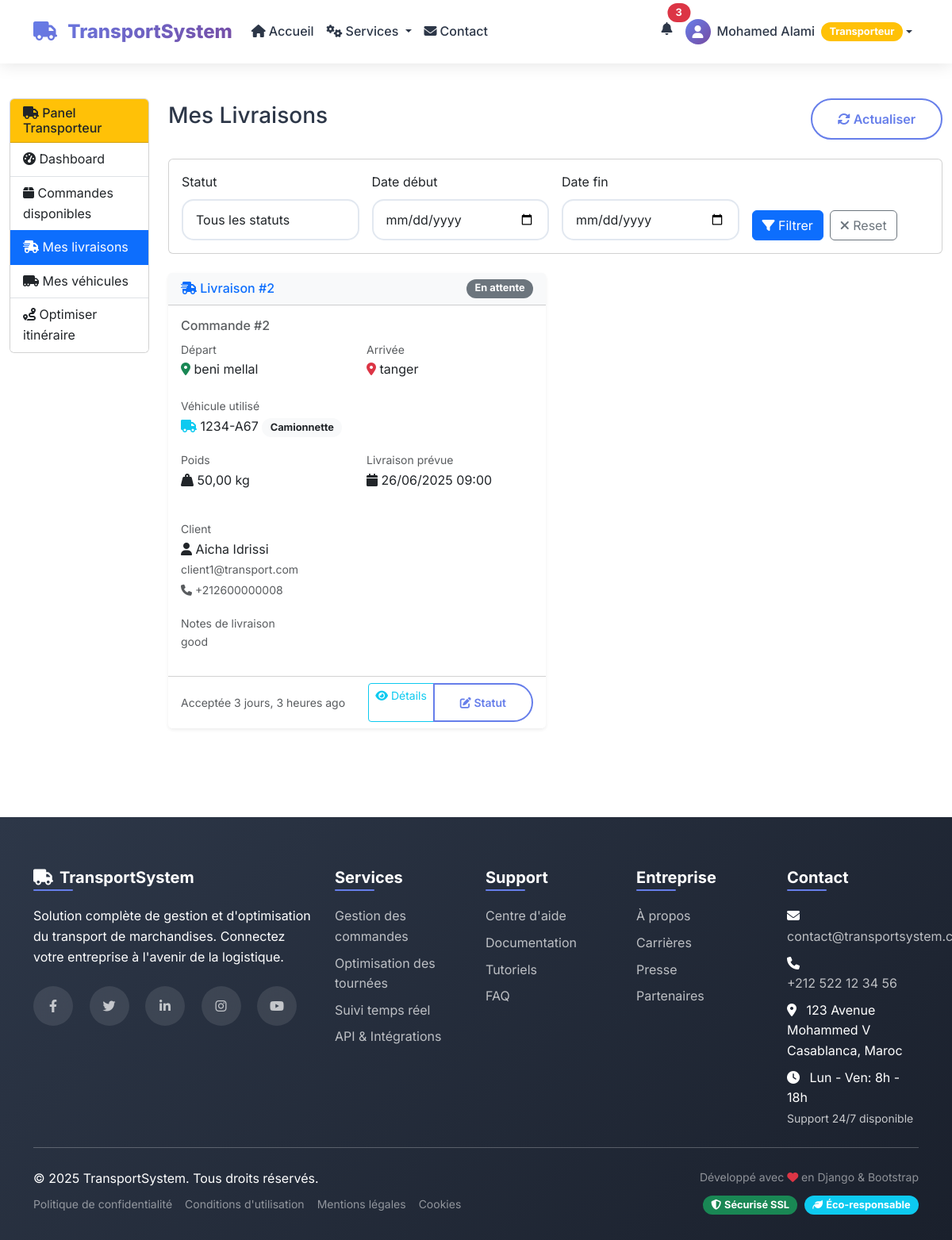
The page /transporteur/livraisons/ (signed in) on the database as committed earlier.
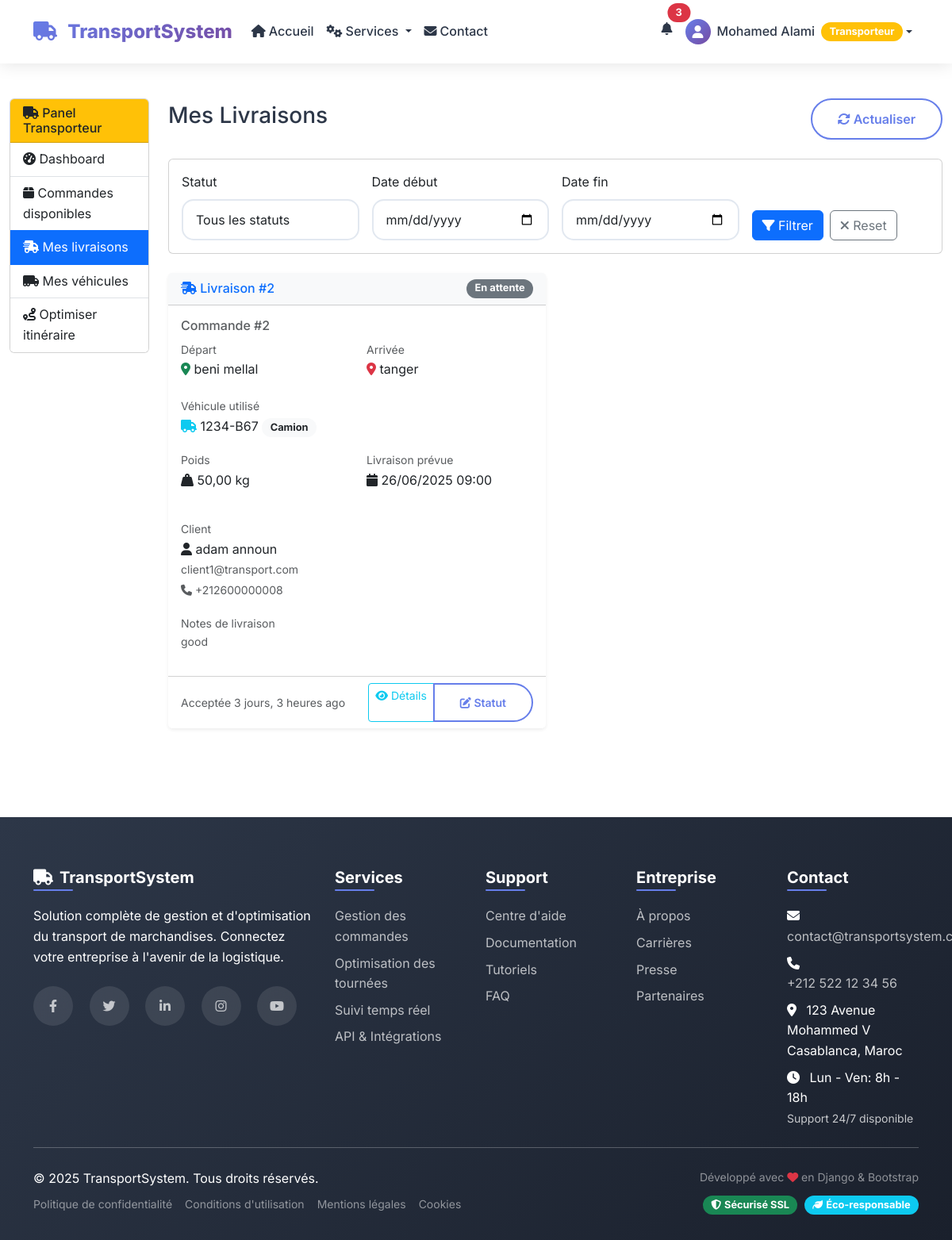
The same page on the database as committed later.
### utilisateurs/models.py (models this page shows, shortened)
class Livraison(models.Model):
    STATUS_CHOICES = [
        ('en_attente', 'En attente'),
        ('en_cours', 'En cours'),
        ('livree', 'Livrée'),
        ('incident', 'Incident'),
    ]
    id = models.AutoField(primary_key=True)
    commande = models.OneToOneField(Commande, on_delete=models.CASCADE, related_name='livraison')
    vehicule = models.ForeignKey(Vehicule, on_delete=models.CASCADE, related_name='livraisons')
    tournee = models.ForeignKey('Tournee', on_delete=models.SET_NULL, related_name='livraisons', null=True, blank=True)
    statut = models.CharField(max_length=20, choices=STATUS_CHOICES, default='en_attente')
    position_actuelle = models.CharField(max_length=200, blank=True)
    latitude_actuelle = models.DecimalField(max_digits=10, decimal_places=7, null=True, blank=True)  # Nouveau champ
    longitude_actuelle = models.DecimalField(max_digits=10, decimal_places=7, null=True, blank=True)  # Nouveau champ
    date_debut = models.DateTimeField(null=True, blank=True)
    date_fin = models.DateTimeField(null=True, blank=True)
    notes_livraison = models.TextField(blank=True)
    class Meta:
        managed = True
        db_table = 'livraisons'
        ordering = ['-commande__date_creation']
    def get_statut_display(self):
        return dict(self.STATUS_CHOICES).get(self.statut, self.statut)

class Vehicule(models.Model):
    TYPE_CHOICES = [
        ('camionnette', 'Camionnette'),
        ('camion', 'Camion'),
        ('semi_remorque', 'Semi-remorque'),
    ]
    id = models.AutoField(primary_key=True)
    transporteur = models.ForeignKey(User, on_delete=models.CASCADE, related_name='vehicules')
    immatriculation = models.CharField(max_length=20, unique=True)
    type_vehicule = models.CharField(max_length=20, choices=TYPE_CHOICES)
    capacite_max = models.DecimalField(max_digits=10, decimal_places=2, validators=[MinValueValidator(Decimal('0.01'))])
    disponible = models.BooleanField(default=True)
    marque = models.CharField(max_length=50, blank=True, null=True)
    modele = models.CharField(max_length=50, blank=True, null=True)
    annee = models.IntegerField(blank=True, null=True, validators=[MinValueValidator(1900), MaxValueValidator(2030)])
    couleur = models.CharField(max_length=30, blank=True, null=True)
    notes = models.TextField(blank=True)
    date_ajout = models.DateTimeField(auto_now_add=True)
    class Meta:
        managed = True
        db_table = 'vehicules'
        ordering = ['-date_ajout']
    def get_type_vehicule_display(self):
        return dict(self.TYPE_CHOICES).get(self.type_vehicule, self.type_vehicule)

class Commande(models.Model):
    STATUS_CHOICES = [
        ('en_attente', 'En attente'),
        ('affectee', 'Affectée'),
        ('planifiee', 'Planifiée'),  # Nouveau statut
        ('en_cours', 'En cours'),
        ('livree', 'Livrée'),
        ('annulee', 'Annulée'),
    ]
    PRIORITY_CHOICES = [
        ('basse', 'Basse'),
        ('normale', 'Normale'),
        ('haute', 'Haute'),
        ('urgente', 'Urgente'),
    ]
    id = models.AutoField(primary_key=True)
    client = models.ForeignKey(User, on_delete=models.CASCADE, related_name='commandes_client')
    transporteur = models.ForeignKey(User, on_delete=models.CASCADE, related_name='commandes_transporteur', null=True, blank=True)
    planificateur = models.ForeignKey(User, on_delete=models.SET_NULL, related_name='commandes_planifiees', null=True, blank=True)  # Nouveau champ
    origine = models.CharField(max_length=200)
    destination = models.CharField(max_length=200)
    description_marchandise = models.TextField()
    poids = models.DecimalField(max_digits=10, decimal_places=2, validators=[MinValueValidator(Decimal('0.01'))])
    date_creation = models.DateTimeField(auto_now_add=True)
    date_livraison_prevue = models.DateTimeField()
    date_livraison_planifiee = models.DateTimeField(null=True, blank=True)  # Nouveau champ pour la planification
    statut = models.CharField(max_length=20, choices=STATUS_CHOICES, default='en_attente')
    priorite = models.CharField(max_length=10, choices=PRIORITY_CHOICES, default='normale')  # Nouveau champ
    prix = models.DecimalField(max_digits=10, decimal_places=2, null=True, blank=True)
    notes = models.TextField(blank=True)
    distance_estimee = models.DecimalField(max_digits=8, decimal_places=2, null=True, blank=True)  # En km
    duree_estimee = models.DurationField(null=True, blank=True)  # Durée estimée du transport
    class Meta:
        managed = True
        db_table = 'commandes'
        ordering = ['-date_creation']
        indexes = [
            models.Index(fields=['statut', 'date_creation']),
            models.Index(fields=['transporteur', 'statut']),
            models.Index(fields=['planificateur', 'statut']),
        ]

class User(models.Model):
    ROLE_CHOICES = [
        ('admin', 'Admin'),
        ('client', 'Client'),
        ('transporteur', 'Transporteur'),
        ('planificateur', 'Planificateur')
    ]
    id = models.AutoField(primary_key=True)
    username = models.CharField(max_length=50, unique=True)
    email = models.CharField(max_length=100, unique=True)
    password = models.CharField(max_length=255)
    role = models.CharField(max_length=15, choices=ROLE_CHOICES)
    first_name = models.CharField(max_length=50, null=True, blank=True)
    last_name = models.CharField(max_length=50, null=True, blank=True)
    phone = models.CharField(max_length=20, null=True, blank=True)
    created_at = models.DateTimeField(auto_now_add=True)
    updated_at = models.DateTimeField(auto_now=True)
    is_active = models.BooleanField(default=True)
    class Meta:
        managed = True
        db_table = 'users'

### utilisateurs/views.py (the view)
    def _wrapped_view(request, *args, **kwargs):
        if 'user_id' not in request.session or request.session.get('role') != 'transporteur':
            messages.error(request, 'Accès non autorisé.')
            return redirect('login')
        return view_func(request, *args, **kwargs)

### utilisateurs/views.py (called while the page is built)
def transporteur_required(view_func):
    def _wrapped_view(request, *args, **kwargs):
        if 'user_id' not in request.session or request.session.get('role') != 'transporteur':
            messages.error(request, 'Accès non autorisé.')
            return redirect('login')
        return view_func(request, *args, **kwargs)
    return _wrapped_view

@transporteur_required
def transporteur_livraisons(request):
    user_id = request.session['user_id']
    livraisons = Livraison.objects.filter(
        commande__transporteur_id=user_id
    ).select_related('commande', 'vehicule').order_by('-commande__date_creation')
    paginator = Paginator(livraisons, 15)
    page_number = request.GET.get('page')
    livraisons_page = paginator.get_page(page_number)
    context = {
        'livraisons': livraisons_page,
        'is_paginated': paginator.num_pages > 1,
        'page_obj': livraisons_page,
    }
    return render(request, 'transporteur/transporteur_livraisons.html', context)

### templates/transporteur/transporteur_livraisons.html (shortened to what the changed rows need)
{% extends 'public/base.html' %}
{% block content %}
<div class="container-fluid py-4">
    <div class="row">
        <div class="col-md-9 col-lg-10">
            <div class="d-flex justify-content-between align-items-center mb-4">
                <h1 class="h3">Mes Livraisons</h1>
            </div>
            {% if livraisons %}
                <div class="row">
                    {% for livraison in livraisons %}
                    <div class="col-lg-6 mb-4">
                        <div class="card h-100 shadow-sm border-0">
                            <div class="card-header bg-light d-flex justify-content-between align-items-center">
                                <h6 class="mb-0 text-primary">
                                    <i class="fas fa-shipping-fast"></i> Livraison #{{ livraison.id }}
                                </h6>
                                <span class="badge bg-{% if livraison.statut == 'livree' %}success{% elif livraison.statut == 'en_cours' %}warning{% elif livraison.statut == 'incident' %}danger{% else %}secondary{% endif %}">
                                    {{ livraison.get_statut_display }}
                                </span>
                            </div>
                            <div class="card-body">
                                <div class="mb-3">
                                    <h6 class="text-muted mb-2">Commande #{{ livraison.commande.id }}</h6>
                                    <div class="row">
                                        <div class="col-6">
                                            <small class="text-muted">Départ</small>
                                            <p class="mb-1"><i class="fas fa-map-marker-alt text-success"></i> {{ livraison.commande.origine }}</p>
                                        </div>
                                        <div class="col-6">
                                            <small class="text-muted">Arrivée</small>
                                            <p class="mb-1"><i class="fas fa-map-marker-alt text-danger"></i> {{ livraison.commande.destination }}</p>
                                        </div>
                                    </div>
                                </div>
                                <div class="mb-3">
                                    <small class="text-muted">Véhicule utilisé</small>
                                    <p class="mb-1">
                                        <i class="fas fa-truck text-info"></i> {{ livraison.vehicule.immatriculation }}
                                        <span class="badge bg-light text-dark">{{ livraison.vehicule.get_type_vehicule_display }}</span>
                                    </p>
                                </div>
                                <div class="row mb-3">
                                    <div class="col-6">
                                        <small class="text-muted">Poids</small>
                                        <p class="mb-1"><i class="fas fa-weight-hanging"></i> {{ livraison.commande.poids }} kg</p>
                                    </div>
                                    <div class="col-6">
                                        <small class="text-muted">Livraison prévue</small>
                                        <p class="mb-1"><i class="fas fa-calendar"></i> {{ livraison.commande.date_livraison_prevue|date:"d/m/Y H:i" }}</p>
                                    </div>
                                </div>
                                <div class="mb-3">
                                    <small class="text-muted">Client</small>
                                    <p class="mb-0">
                                        <i class="fas fa-user"></i> {{ livraison.commande.client.first_name }} {{ livraison.commande.client.last_name }}
                                        <br><small class="text-muted">{{ livraison.commande.client.email }}</small>
                                        {% if livraison.commande.client.phone %}
                                        <br><small class="text-muted"><i class="fas fa-phone"></i> {{ livraison.commande.client.phone }}</small>
                                        {% endif %}
                                    </p>
                                </div>
                                {% if livraison.notes_livraison %}
                                <div class="mb-3">
                                    <small class="text-muted">Notes de livraison</small>
                                    <p class="text-muted small">{{ livraison.notes_livraison|truncatechars:100 }}</p>
                                </div>
                                {% endif %}
                            </div>
                            <div class="card-footer bg-white">
                                <div class="d-flex justify-content-between align-items-center">
                                    <small class="text-muted">
                                        Acceptée {{ livraison.commande.date_creation|timesince }} ago
                                    </small>
                                    <div class="btn-group">
                                        <a href="{% url 'transporteur_livraison_details' livraison.id %}" class="btn btn-sm btn-outline-info">
                                            <i class="fas fa-eye"></i> Détails
                                        </a>
                                        {% if livraison.statut != 'livree' %}
                                        <button class="btn btn-sm btn-outline-primary" onclick="updateLivraisonStatus({{ livraison.id }})">
                                            <i class="fas fa-edit"></i> Statut
                                        </button>
                                        {% endif %}
                                    </div>
                                </div>
                            </div>
                        </div>
                    </div>
                    {% endfor %}
                </div>
            {% endif %}
        </div>
    </div>
</div>
{% endblock %}

Rows that differ between the two databases and show on the page:
changed through a linked row, Livraison "good": vehicule.immatriculation "1234-A67" → "1234-B67"; vehicule.type_vehicule "Camionnette" → "Camion"; commande.client.first_name "Aicha" → "adam"; commande.client.last_name "Idrissi" → "announ"
